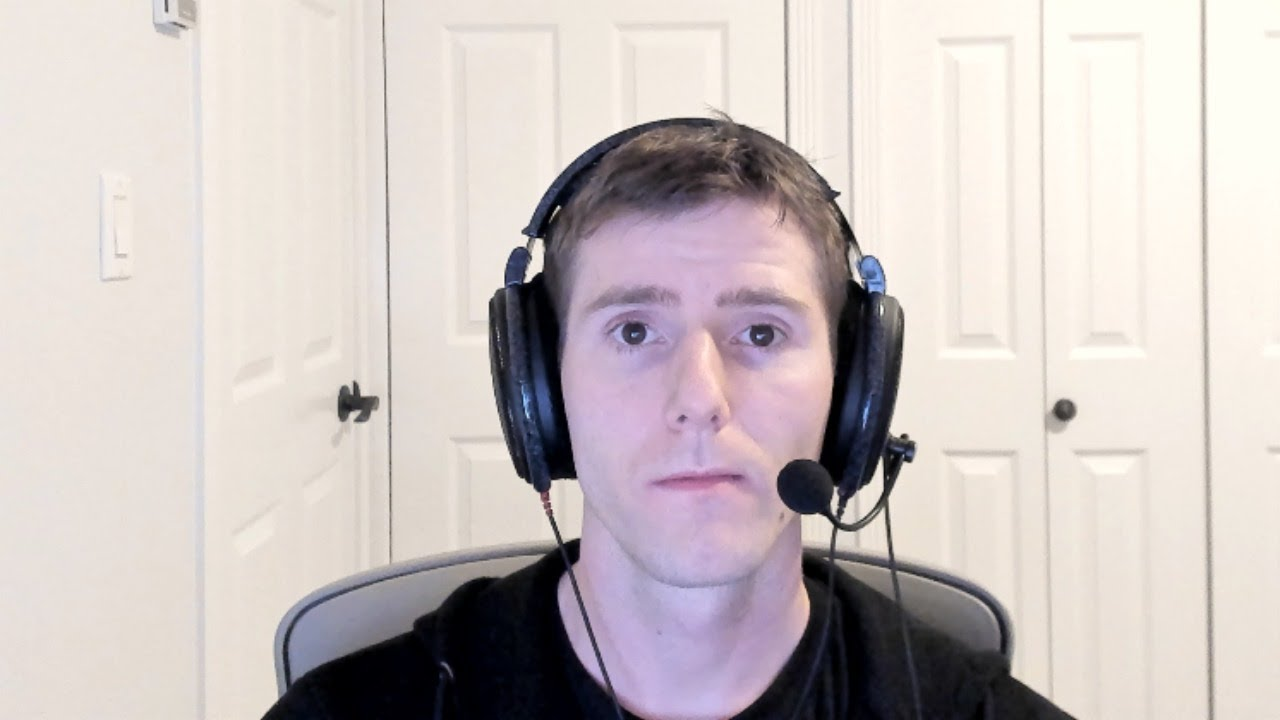
#> input picture images/linus_sad_tips.png, 1280 x 720 px, found by its file name
$ python test.py
#> lines starting #> are read from the running program, lines starting #| are printed output that depends on the picture
### Scripts/Classes/TestClass.py
import cv2

class TestClass:
    def __init__(self):
        print("Hello")

    def martin_er_sej(self, message):
#> called with message = 'amogus'
        a = 0
        while a < 5:
            print(a, message)
            a += 1

### Scripts/test.py
import cv2

from Classes.TestClass import TestClass

def main_function():
    victor = TestClass()    #we make an instance of TestClass, and call it victor
    victor.martin_er_sej("amogus")  #we call the martin_er_sej()-method from the TestClass

    # > This code is run until 'return False' or a 'break'
    while True:
        user_input = cv2.waitKey(0) #we make a variable holding any user input
#> (key Esc is pressed here)

        image = cv2.imread('images\\linus_sad_tips.png', 0) #an image is stored
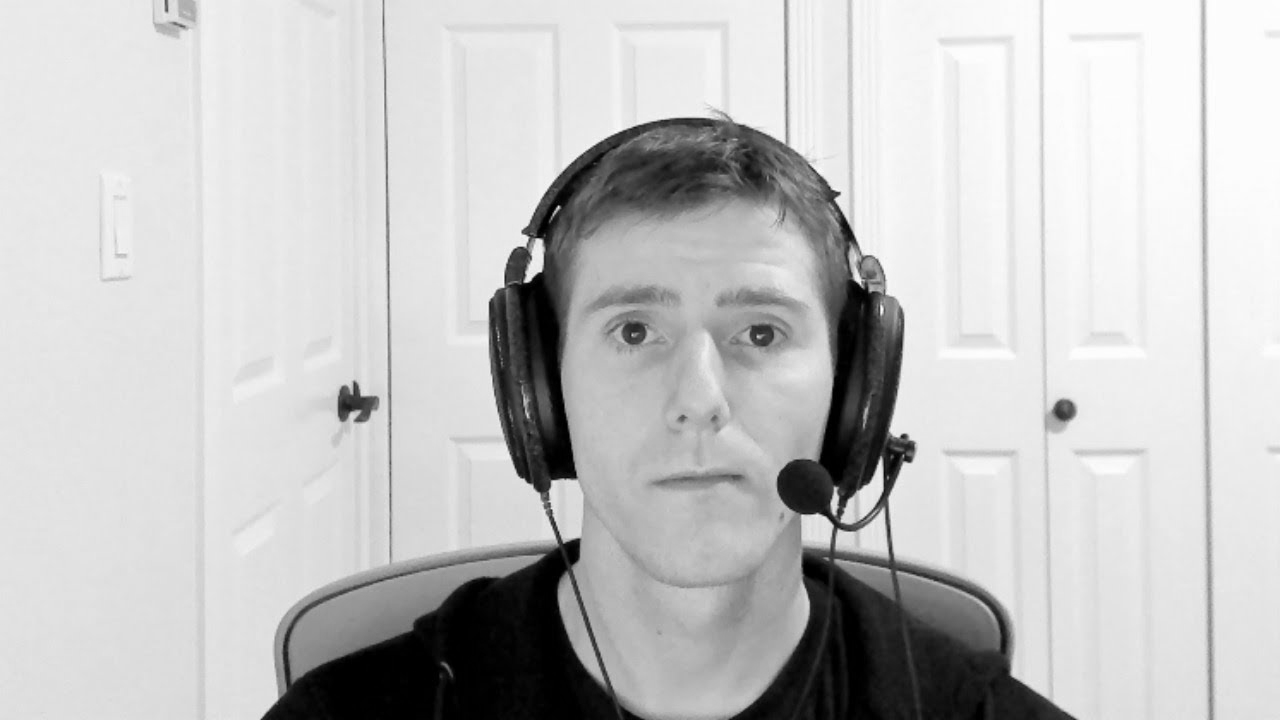
#> image: shape (720, 1280); min 0, max 254, mean 195.9
        cv2.imshow("This is sad linus", image)  #the image is shown

        if user_input == 27:    #27 is the ascii code for the <ESC> key
            break   #this breakes the while loop

    cv2.destroyAllWindows() #all windows are closed when this is reached

main_function()

$ run again, with images/DX-9.JPG saved as images/linus_sad_tips.png
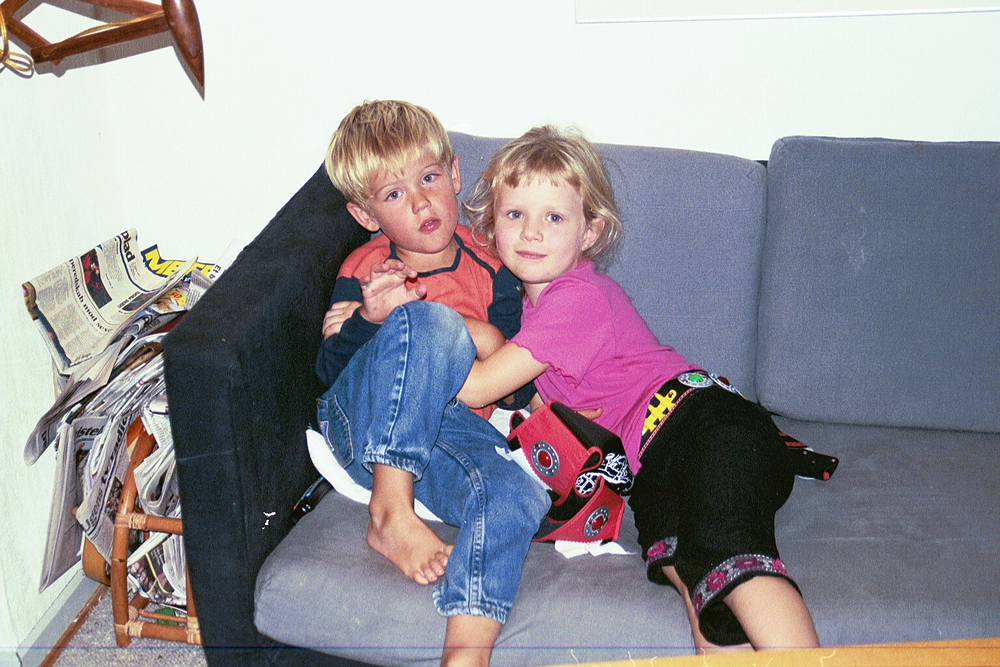
#> input picture images/DX-9.JPG, 1000 x 667 px, shrunk from 1536 x 1024 before the run, found by its file name
#> in main_function, `image = cv2.imread('images\\linus_sad_tips.png', 0)`:
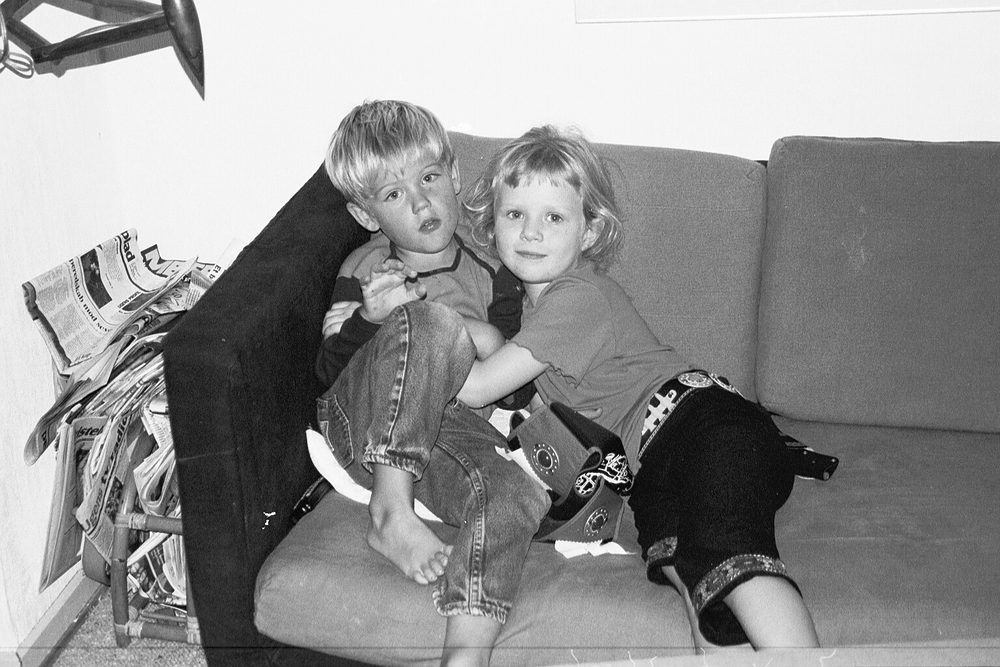
#> image: shape (667, 1000); min 0, max 255, mean 147.4
